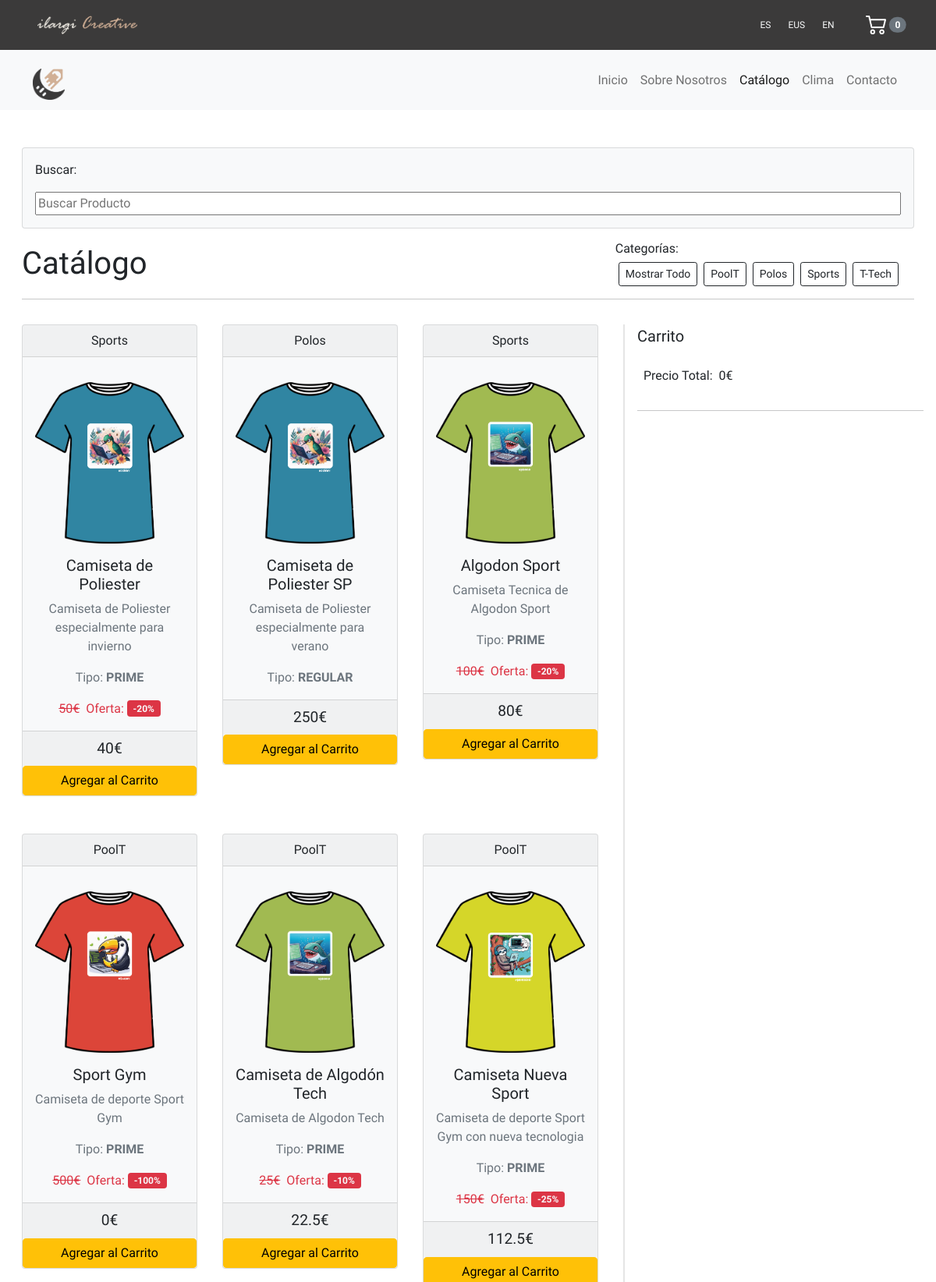
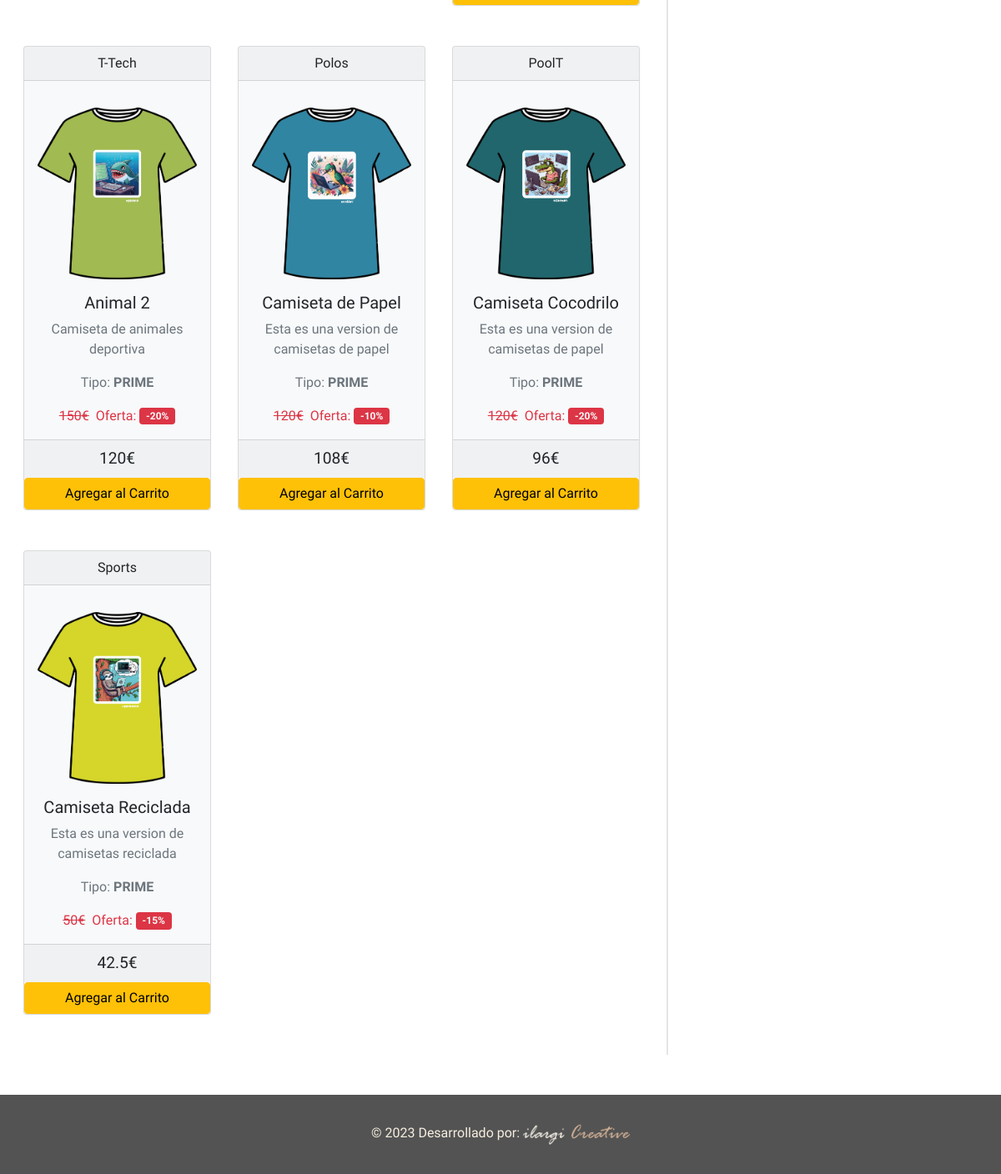
Page /catalogo.php on the earlier database version (2 pictures, top to bottom).
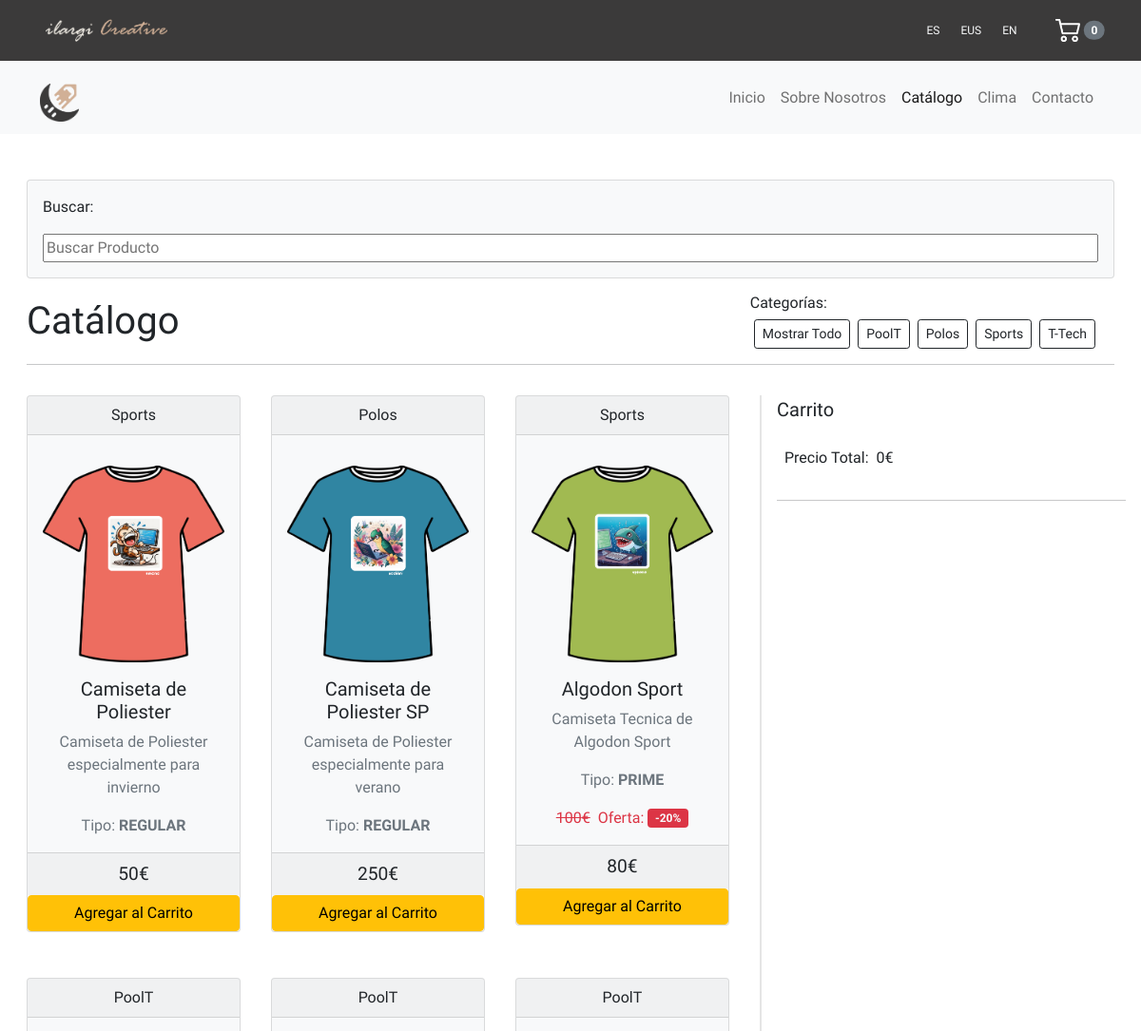
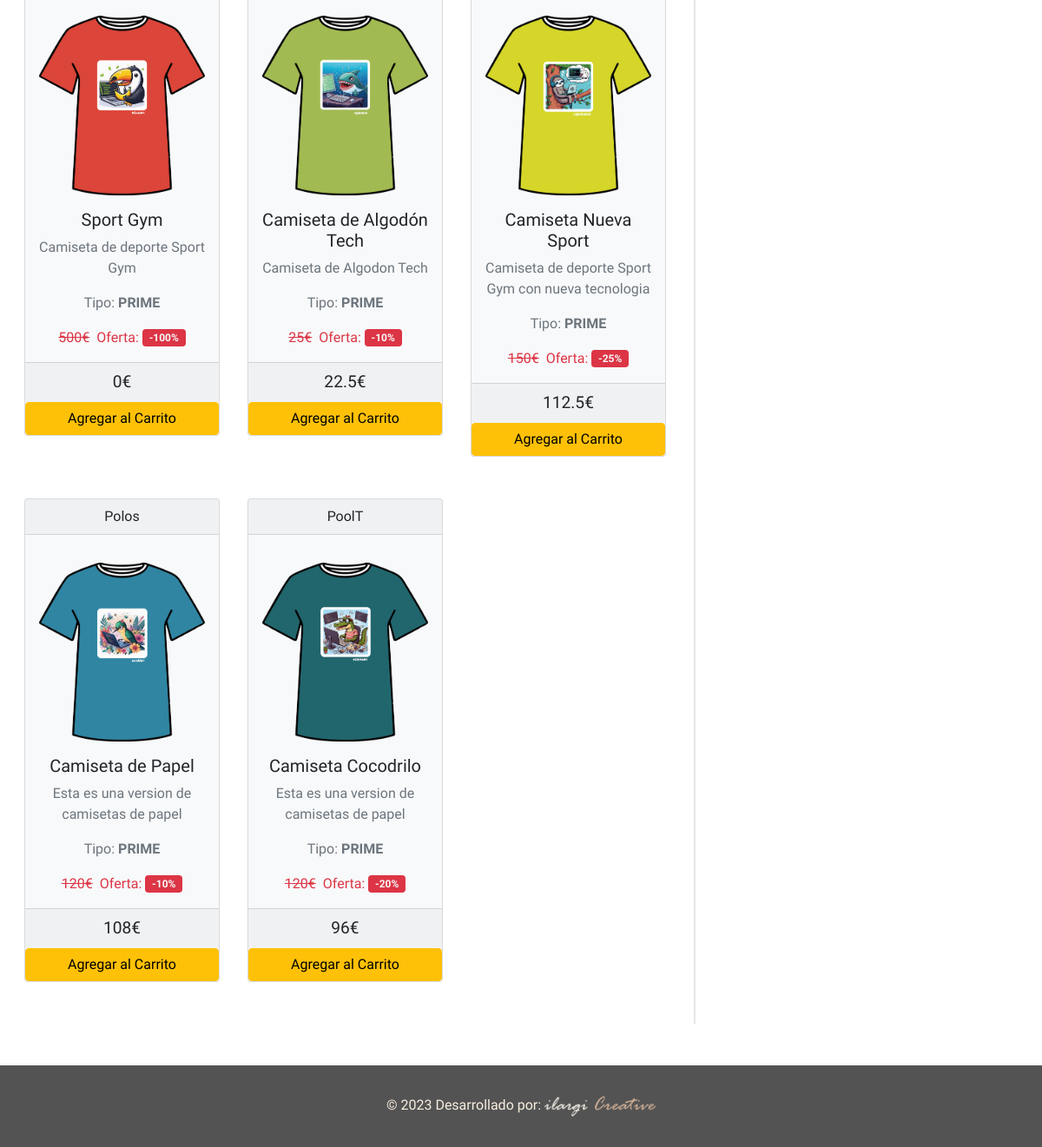
Same page on the later database version (2 pictures, top to bottom).
### tables this page shows
CREATE TABLE "productos" (
	"id"	INTEGER,
	"nombre"	TEXT NOT NULL,
	"descripcion"	TEXT DEFAULT NULL,
	"categoria_id"	INTEGER DEFAULT NULL,
	"talla_id"	INTEGER DEFAULT NULL,
	"tipo_producto_id"	INTEGER DEFAULT NULL,
	"descuento"	REAL DEFAULT NULL,
	"precio"	REAL NOT NULL,
	"precio_final"	REAL DEFAULT NULL,
	"imagen_url"	TEXT DEFAULT NULL,
	"stock"	INTEGER,
	"descripcion_eus"	TEXT,
	"descripcion_en"	TEXT,
	PRIMARY KEY("id" AUTOINCREMENT),
	FOREIGN KEY("categoria_id") REFERENCES "categoria"("id"),
	FOREIGN KEY("tipo_producto_id") REFERENCES "tipo_producto"("id"),
	FOREIGN KEY("talla_id") REFERENCES "talla"("id")
);

CREATE TABLE `categoria` (
  `id` INTEGER PRIMARY KEY AUTOINCREMENT,
  `nombre` TEXT DEFAULT NULL
);

CREATE TABLE `tipo_producto` (
  `id` INTEGER PRIMARY KEY AUTOINCREMENT,
  `nombre` TEXT DEFAULT NULL
);

### db/db_connection.php (called while the page is built, shortened)
<?php
class ProductosDB{
    public static function selectProductos(){
        try{
            $db = getDBConnection();
            $registros = $db->query("select * from productos");
            $productos = array();
            while ($registro = $registros->fetch()){
                $producto = new Producto();
                $producto->setId($registro['id']);
                $producto->setNombre($registro['nombre']);
                $producto->setDescripcion($registro['descripcion']);
                $producto->setCategoriaId($registro['categoria_id']);
                $producto->setTallaId($registro['talla_id']);
                $producto->setTipoProductoId($registro['tipo_producto_id']);
                $producto->setDescuento($registro['descuento']);
                $producto->setPrecio($registro['precio']);
                $producto->setImagenURL($registro['imagen_url']);
                $producto->setStock($registro['stock']);
                $producto->setDescripcionEus($registro['descripcion_eus']);
                $producto->setDescripcionEn($registro['descripcion_en']);
                $productos[] = $producto;
            }
            return $productos;
        } catch (Exception $e){
            echo "<p>Error:" .$e->getMessage() . "</p>\n";
            return null;
        }
    }
    public static function selectProductosJSON()
    {
        try {
            $db = getDBConnection();
            $registros = $db->query("select * from productos");
            if ($registro = $registros->fetch()) {
                $productos = array();
                do {
                    $producto = array(
                        'id' => (int)$registro['id'],
                        'nombre' => $registro['nombre'],
                        'descripcion' => $registro['descripcion'],
                        'categoria_id' => (int)$registro['categoria_id'],
                        'talla_id' => (int)$registro['talla_id'],
                        'tipo_producto_id' => (int)$registro['tipo_producto_id'],
                        'descuento' => (float)$registro['descuento'],
                        'precio' => (float)$registro['precio'],
                        'precio_final' => (float)$registro['precio_final'],
                        'imagen_url' => $registro['imagen_url'],
                        'stock' => (int)$registro['stock'],
                        'descripcion_eus' => $registro['descripcion_eus'],
                        'descripcion_en' => $registro['descripcion_en']
                    );
                    $productos[] = $producto;
                } while ($registro = $registros->fetch());
                return json_encode($productos, JSON_UNESCAPED_UNICODE);
            }
        } catch (Exception $e) {
            echo "<p>Error:" . $e->getMessage() . "</p>\n";
            return null;
        }
    }
    public static function obtenerNombreTipoProducto($tipo_producto_id) {
        try {
            $db = getDBConnection();
            $consulta = "SELECT nombre FROM tipo_producto WHERE id = $tipo_producto_id";
            $resultado = $db->query($consulta);
            $nombre_tipo_producto = $resultado->fetchColumn();
            return $nombre_tipo_producto;
        } catch (Exception $e) {
            echo "<p>Error: " . $e->getMessage() . "</p>\n";
            return null;
        }
    }
    public static function obtenerNombreTipoCategoria($categoria_id) {
        try {
            $db = getDBConnection();
            $consulta = "SELECT nombre FROM categoria WHERE id = $categoria_id";
            $resultado = $db->query($consulta);
            $nombre_tipo_categoria = $resultado->fetchColumn();
            return $nombre_tipo_categoria;
        } catch (Exception $e) {
            echo "<p>Error: " . $e->getMessage() . "</p>\n";
            return null;
        }
    }
}

### src/objects/productos.php (called while the page is built, shortened)
<?php
class Producto {
    private $id;
    private $nombre;
    private $descripcion;
    private $categoria_id;
    private $talla_id;
    private $tipo_producto_id;
    private $descuento;
    private $precio;
    private $imagen_url;
    private $stock;
    private $descripcion_eus;
    public function __construct() {
        $this->descuento = 50;
    }
    public function getId() {
        return $this->id;
    }
    public function setId($id) {
        $this->id = $id;
    }
    public function getNombre() {
        return $this->nombre;
    }
    public function setNombre($nombre) {
        $this->nombre = $nombre;
    }
    public function getDescripcion() {
        return $this->descripcion;
    }
    public function setDescripcion($descripcion) {
        $this->descripcion = $descripcion;
    }
    public function getCategoriaId() {
        return $this->categoria_id;
    }
    public function setCategoriaId($categoria_id) {
        $this->categoria_id = $categoria_id;
    }
    public function getTallaId() {
        return $this->talla_id;
    }
    public function setTallaId($talla_id) {
        $this->talla_id = $talla_id;
    }
    public function getTipoProductoId() {
        return $this->tipo_producto_id;
    }
    public function setTipoProductoId($tipo_producto_id) {
        $this->tipo_producto_id = $tipo_producto_id;
    }
    public function getDescuento() {
        return $this->descuento;
    }
    public function setDescuento($descuento) {
        $this->descuento = $descuento;
    }
    public function getPrecio() {
        return $this->precio;
    }
    public function setPrecio($precio) {
        $this->precio = $precio;
    }
    public function getPrecioFinal() {
        if ($this->precio !== null && $this->descuento !== null && $this->tipo_producto_id == 1) {
            return $this->precio_final = $this->precio - ($this->precio * ($this->descuento / 100));
        } else {
            return $this->precio_final = $this->precio;
        }
    }
    public function getImagenUrl() {
        return $this->imagen_url;
    }
    public function setImagenUrl($imagen_url) {
        $this->imagen_url = $imagen_url;
    }
    public function getStock() {
        return $this->stock;
    }
    public function setStock($stock) {
        $this->stock = $stock;
    }
    public function getDescripcionEus() {
        return $this->descripcion_eus;
    }
    public function setDescripcionEus($descripcion_eus) {
        $this->descripcion_eus = $descripcion_eus;
    }
}

### src/views/catalogo.php (the view, shortened to what the rows shown need)
<!DOCTYPE html>
<html lang="en">
<head>
    <?php include '../includes/head.php'; ?>
</head>
<body>
<main class="custom-dashboard">
    <div class="container-fluid py-5" style="min-height: 100vh;">
        <div class="row d-flex flex-wrap-reverse">
            <div class="col-md-8 col-12 div-productos">
                <div class="d-flex flex-wrap" id="lista-items">
                    <?php foreach ($productos as $producto) :
                        $nombre_tipo_producto = ProductosDB::obtenerNombreTipoProducto($producto->getTipoProductoId());
                        $nombre_tipo_categoria = ProductosDB::obtenerNombreTipoCategoria($producto->getCategoriaId());
                        $descripcion_producto = $_SESSION['idioma'] == 'es' ? $producto->getDescripcion() : ($_SESSION['idioma'] == 'eus' ? $producto->getDescripcionEus() : $producto->getDescripcionEn());
                    ?>
                        <div class="col-lg-4 col-md-4 col-6 pb-5 px-3">
                            <div class="card bg-light text-center">
                                <a class="link-dark" href='../public/catalogo.php?id=<?= $producto->getId() ?>'>
                                    <div class="card-header"><?php echo $nombre_tipo_categoria ?></div>
                                    <div class="card-body">
                                        <img id="img-producto" src="<?php echo $producto->getImagenURL() ?>" class="img-fluid rounded-start py-3" style="width: 15em" alt="Card title">
                                        <h5 class="card-title"><?php echo $producto->getNombre() ?></h5>
                                        <p class="card-text text-muted d-none d-md-block d-lg-block"><?php echo $descripcion_producto ?></p>
                                        <p class="card-text text-muted" id="tipo-producto"><?php echo $textos['tipo']; ?> <strong><?php echo $nombre_tipo_producto ?></strong> </p>
                                        <?php if ($producto->getTipoProductoId() == 1): ?>
                                            <div class="d-flex justify-content-center align-items-center gap-2">
                                                <div class="card-text <?php echo $producto->getTipoProductoId() == 1 ? 'text-decoration-line-through text-danger' : ''; ?>">
                                                        <?php echo $producto->getPrecio() ?>€
                                                </div>
                                                <div class="d-flex flex-column flex-lg-row gap-1 align-items-center">
                                                    <div class="text-danger"><?php echo $textos['oferta']; ?>:
                                                    </div>
                                                    <span class="badge bg-danger">
                                                        <p class="text-light m-0">-<?php echo $producto->getTipoProductoId() == 1 ? $producto->getDescuento() . '%' : ''; ?></p>
                                                    </span>
                                                </div>
                                            </div>
                                        <?php endif; ?>
                                    </div>
                                </a>
                                <div class="card-footer">
                                    <p class="card-text" style="font-size: larger;" id="price-producto"><?php echo $producto->getPrecioFinal() ?>€</p>
                                </div>
                                <button class="btn btn-warning w-100 btn-add"  id="btn-add-to-car"
                                data-id="<?php echo $producto->getId() ?>"
                                data-nombre="<?php echo $producto->getNombre() ?>"
                                data-descripcion="<?php echo $producto->getDescripcion() ?>"
                                data-categoria="<?php echo $producto->getCategoriaId() ?>"
                                data-talla="<?php echo $producto->getTallaId() ?>"
                                data-tipo="<?php echo $producto->getTipoProductoId() ?>"
                                data-descuento="<?php echo $producto->getDescuento()?>"
                                data-precio="<?php echo $producto->getPrecio() ?>"
                                data-imagen="<?php echo $producto->getImagenURL() ?>"
                                data-precio-final="<?php echo $producto->getPrecioFinal() ?>"
                                data-stock="<?php echo $producto->getStock() ?>"
                                data-descripcion-eus="<?php echo $producto->getDescripcionEus() ?>"
                                ><?php echo $textos['agregar-carrito']; ?></button>
                            </div>
                        </div>
                    <?php endforeach; ?>
                </div>
            </div>
        </div>
    </div>
    </main>
</body>
</html>

Differences in the rows shown:
removed productos: categoria.nombre "T-Tech", imagen_url (picture), nombre "Animal 2", descripcion "Camiseta de animales deportiva", tipo_producto.nombre "PRIME", precio "150", descuento "20", PrecioFinal "120"
removed productos: categoria.nombre "Sports", imagen_url (picture), nombre "Camiseta Reciclada", descripcion "Esta es una version de camisetas reciclada", tipo_producto.nombre "PRIME", precio "50", descuento "15", PrecioFinal "42.5"
changed productos "Camiseta de Poliester": imagen_url: a different picture; tipo_producto.nombre "PRIME" → "REGULAR"; PrecioFinal "40" → "50"; tipo_producto_id 1 → 2 (drawn); precio "50" → (not shown); descuento "20" → (not shown)
